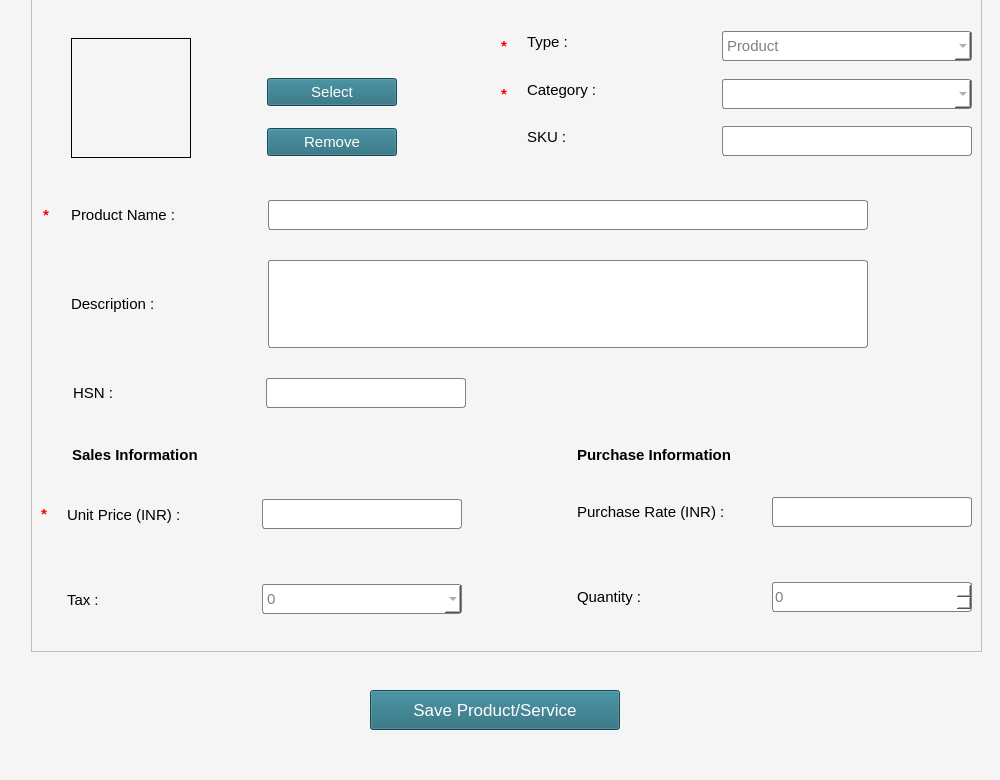
<?xml version="1.0" encoding="UTF-8"?>
<ui version="4.0">
 <class>MainWindow</class>
 <widget class="QMainWindow" name="MainWindow">
  <property name="geometry">
   <rect>
    <x>0</x>
    <y>0</y>
    <width>1000</width>
    <height>780</height>
   </rect>
  </property>
  <property name="minimumSize">
   <size>
    <width>1000</width>
    <height>780</height>
   </size>
  </property>
  <property name="maximumSize">
   <size>
    <width>1000</width>
    <height>780</height>
   </size>
  </property>
  <property name="windowTitle">
   <string>Add Product / Services</string>
  </property>
  <property name="styleSheet">
   <string notr="true">background-color: whitesmoke;</string>
  </property>
  <widget class="QWidget" name="centralwidget">
   <widget class="QPushButton" name="pushButton_5">
    <property name="geometry">
     <rect>
      <x>370</x>
      <y>690</y>
      <width>250</width>
      <height>40</height>
     </rect>
    </property>
    <property name="font">
     <font>
      <pointsize>13</pointsize>
     </font>
    </property>
    <property name="styleSheet">
     <string notr="true">background-color: rgb(33, 103, 120);
color:white;</string>
    </property>
    <property name="text">
     <string>Save Product/Service</string>
    </property>
    <property name="icon">
     <iconset resource="../add_new_comp.qrc">
      <normaloff>:/sample/Images/save64.png</normaloff>:/sample/Images/save64.png</iconset>
    </property>
    <property name="iconSize">
     <size>
      <width>25</width>
      <height>25</height>
     </size>
    </property>
   </widget>
   <widget class="QFrame" name="frame">
    <property name="geometry">
     <rect>
      <x>31</x>
      <y>-9</y>
      <width>951</width>
      <height>661</height>
     </rect>
    </property>
    <property name="font">
     <font>
      <pointsize>11</pointsize>
     </font>
    </property>
    <property name="styleSheet">
     <string notr="true"/>
    </property>
    <property name="frameShape">
     <enum>QFrame::StyledPanel</enum>
    </property>
    <property name="frameShadow">
     <enum>QFrame::Raised</enum>
    </property>
    <layout class="QGridLayout" name="gridLayout">
     <item row="0" column="0">
      <layout class="QVBoxLayout" name="verticalLayout">
       <property name="spacing">
        <number>15</number>
       </property>
       <item>
        <layout class="QHBoxLayout" name="horizontalLayout_17">
         <property name="topMargin">
          <number>15</number>
         </property>
         <property name="bottomMargin">
          <number>15</number>
         </property>
        </layout>
       </item>
       <item>
        <layout class="QHBoxLayout" name="horizontalLayout_18">
         <item>
          <spacer name="horizontalSpacer_11">
           <property name="orientation">
            <enum>Qt::Horizontal</enum>
           </property>
           <property name="sizeType">
            <enum>QSizePolicy::Fixed</enum>
           </property>
           <property name="sizeHint" stdset="0">
            <size>
             <width>30</width>
             <height>20</height>
            </size>
           </property>
          </spacer>
         </item>
         <item>
          <widget class="QLabel" name="label_32">
           <property name="minimumSize">
            <size>
             <width>120</width>
             <height>120</height>
            </size>
           </property>
           <property name="maximumSize">
            <size>
             <width>120</width>
             <height>120</height>
            </size>
           </property>
           <property name="font">
            <font>
             <pointsize>10</pointsize>
            </font>
           </property>
           <property name="styleSheet">
            <string notr="true">border:1px solid black;</string>
           </property>
           <property name="text">
            <string/>
           </property>
           <property name="pixmap">
            <pixmap resource="../add_new_comp.qrc">:/sample/hba.jpg</pixmap>
           </property>
           <property name="scaledContents">
            <bool>true</bool>
           </property>
          </widget>
         </item>
         <item>
          <spacer name="horizontalSpacer_4">
           <property name="orientation">
            <enum>Qt::Horizontal</enum>
           </property>
           <property name="sizeType">
            <enum>QSizePolicy::Fixed</enum>
           </property>
           <property name="sizeHint" stdset="0">
            <size>
             <width>61</width>
             <height>20</height>
            </size>
           </property>
          </spacer>
         </item>
         <item>
          <layout class="QVBoxLayout" name="verticalLayout_5">
           <item>
            <spacer name="verticalSpacer_2">
             <property name="orientation">
              <enum>Qt::Vertical</enum>
             </property>
             <property name="sizeType">
              <enum>QSizePolicy::Fixed</enum>
             </property>
             <property name="sizeHint" stdset="0">
              <size>
               <width>20</width>
               <height>40</height>
              </size>
             </property>
            </spacer>
           </item>
           <item>
            <widget class="QPushButton" name="pushButton_6">
             <property name="minimumSize">
              <size>
               <width>130</width>
               <height>28</height>
              </size>
             </property>
             <property name="maximumSize">
              <size>
               <width>130</width>
               <height>28</height>
              </size>
             </property>
             <property name="font">
              <font>
               <pointsize>11</pointsize>
              </font>
             </property>
             <property name="styleSheet">
              <string notr="true">background-color: rgb(33, 103, 120);
color:white;</string>
             </property>
             <property name="text">
              <string>Select</string>
             </property>
             <property name="icon">
              <iconset resource="../add_new_comp.qrc">
               <normaloff>:/sample/Images/gallery64.png</normaloff>:/sample/Images/gallery64.png</iconset>
             </property>
             <property name="iconSize">
              <size>
               <width>25</width>
               <height>25</height>
              </size>
             </property>
            </widget>
           </item>
           <item>
            <widget class="QPushButton" name="pushButton_7">
             <property name="minimumSize">
              <size>
               <width>130</width>
               <height>28</height>
              </size>
             </property>
             <property name="maximumSize">
              <size>
               <width>130</width>
               <height>28</height>
              </size>
             </property>
             <property name="font">
              <font>
               <pointsize>11</pointsize>
              </font>
             </property>
             <property name="styleSheet">
              <string notr="true">background-color: rgb(33, 103, 120);
color:white;</string>
             </property>
             <property name="text">
              <string>Remove</string>
             </property>
             <property name="icon">
              <iconset resource="../add_new_comp.qrc">
               <normaloff>:/sample/Images/delete264.png</normaloff>:/sample/Images/delete264.png</iconset>
             </property>
             <property name="iconSize">
              <size>
               <width>25</width>
               <height>25</height>
              </size>
             </property>
            </widget>
           </item>
          </layout>
         </item>
         <item>
          <spacer name="horizontalSpacer_3">
           <property name="orientation">
            <enum>Qt::Horizontal</enum>
           </property>
           <property name="sizeHint" stdset="0">
            <size>
             <width>40</width>
             <height>20</height>
            </size>
           </property>
          </spacer>
         </item>
         <item>
          <layout class="QVBoxLayout" name="verticalLayout_2">
           <property name="bottomMargin">
            <number>15</number>
           </property>
           <item>
            <layout class="QHBoxLayout" name="horizontalLayout_3">
             <property name="bottomMargin">
              <number>15</number>
             </property>
             <item>
              <widget class="QLabel" name="label_26">
               <property name="minimumSize">
                <size>
                 <width>11</width>
                 <height>30</height>
                </size>
               </property>
               <property name="maximumSize">
                <size>
                 <width>11</width>
                 <height>30</height>
                </size>
               </property>
               <property name="font">
                <font>
                 <pointsize>11</pointsize>
                 <weight>75</weight>
                 <bold>true</bold>
                </font>
               </property>
               <property name="styleSheet">
                <string notr="true">color:red;</string>
               </property>
               <property name="text">
                <string>*</string>
               </property>
              </widget>
             </item>
             <item>
              <widget class="QLabel" name="label_4">
               <property name="minimumSize">
                <size>
                 <width>180</width>
                 <height>22</height>
                </size>
               </property>
               <property name="maximumSize">
                <size>
                 <width>180</width>
                 <height>16777215</height>
                </size>
               </property>
               <property name="font">
                <font>
                 <pointsize>11</pointsize>
                </font>
               </property>
               <property name="text">
                <string>Type :</string>
               </property>
              </widget>
             </item>
             <item>
              <widget class="QComboBox" name="comboBox_2">
               <property name="minimumSize">
                <size>
                 <width>200</width>
                 <height>30</height>
                </size>
               </property>
               <property name="font">
                <font>
                 <pointsize>11</pointsize>
                </font>
               </property>
               <property name="styleSheet">
                <string notr="true">border-radius:3px;
border:1px solid gray;
background-color:white;
color:gray;
</string>
               </property>
               <property name="editable">
                <bool>false</bool>
               </property>
               <item>
                <property name="text">
                 <string>Product</string>
                </property>
               </item>
               <item>
                <property name="text">
                 <string>Service</string>
                </property>
               </item>
              </widget>
             </item>
            </layout>
           </item>
           <item>
            <layout class="QHBoxLayout" name="horizontalLayout_4">
             <property name="topMargin">
              <number>3</number>
             </property>
             <property name="bottomMargin">
              <number>15</number>
             </property>
             <item>
              <widget class="QLabel" name="label_28">
               <property name="minimumSize">
                <size>
                 <width>11</width>
                 <height>30</height>
                </size>
               </property>
               <property name="maximumSize">
                <size>
                 <width>11</width>
                 <height>30</height>
                </size>
               </property>
               <property name="font">
                <font>
                 <pointsize>11</pointsize>
                 <weight>75</weight>
                 <bold>true</bold>
                </font>
               </property>
               <property name="styleSheet">
                <string notr="true">color:red;</string>
               </property>
               <property name="text">
                <string>*</string>
               </property>
              </widget>
             </item>
             <item>
              <widget class="QLabel" name="label_5">
               <property name="minimumSize">
                <size>
                 <width>180</width>
                 <height>22</height>
                </size>
               </property>
               <property name="maximumSize">
                <size>
                 <width>180</width>
                 <height>16777215</height>
                </size>
               </property>
               <property name="font">
                <font>
                 <pointsize>11</pointsize>
                </font>
               </property>
               <property name="text">
                <string>Category :</string>
               </property>
              </widget>
             </item>
             <item>
              <widget class="QComboBox" name="comboBox_3">
               <property name="minimumSize">
                <size>
                 <width>200</width>
                 <height>30</height>
                </size>
               </property>
               <property name="font">
                <font>
                 <pointsize>11</pointsize>
                </font>
               </property>
               <property name="styleSheet">
                <string notr="true">border-radius:3px;
border:1px solid gray;
background-color:white;
color:gray;
</string>
               </property>
               <property name="editable">
                <bool>true</bool>
               </property>
              </widget>
             </item>
            </layout>
           </item>
           <item>
            <layout class="QHBoxLayout" name="horizontalLayout_24">
             <property name="topMargin">
              <number>5</number>
             </property>
             <property name="bottomMargin">
              <number>15</number>
             </property>
             <item>
              <widget class="QLabel" name="label_36">
               <property name="minimumSize">
                <size>
                 <width>11</width>
                 <height>30</height>
                </size>
               </property>
               <property name="maximumSize">
                <size>
                 <width>11</width>
                 <height>30</height>
                </size>
               </property>
               <property name="font">
                <font>
                 <pointsize>11</pointsize>
                 <weight>75</weight>
                 <bold>true</bold>
                </font>
               </property>
               <property name="styleSheet">
                <string notr="true">color:red;</string>
               </property>
               <property name="text">
                <string/>
               </property>
              </widget>
             </item>
             <item>
              <widget class="QLabel" name="label_41">
               <property name="minimumSize">
                <size>
                 <width>180</width>
                 <height>22</height>
                </size>
               </property>
               <property name="maximumSize">
                <size>
                 <width>180</width>
                 <height>16777215</height>
                </size>
               </property>
               <property name="font">
                <font>
                 <pointsize>11</pointsize>
                </font>
               </property>
               <property name="text">
                <string>SKU :</string>
               </property>
              </widget>
             </item>
             <item>
              <widget class="QLineEdit" name="lineEdit_13">
               <property name="sizePolicy">
                <sizepolicy hsizetype="Fixed" vsizetype="Fixed">
                 <horstretch>0</horstretch>
                 <verstretch>0</verstretch>
                </sizepolicy>
               </property>
               <property name="minimumSize">
                <size>
                 <width>250</width>
                 <height>30</height>
                </size>
               </property>
               <property name="maximumSize">
                <size>
                 <width>250</width>
                 <height>30</height>
                </size>
               </property>
               <property name="font">
                <font>
                 <pointsize>11</pointsize>
                </font>
               </property>
               <property name="styleSheet">
                <string notr="true">border-radius:3px;
border:1px solid gray;
background-color:white;
color:gray;
</string>
               </property>
              </widget>
             </item>
            </layout>
           </item>
          </layout>
         </item>
        </layout>
       </item>
       <item>
        <layout class="QHBoxLayout" name="horizontalLayout_23">
         <property name="topMargin">
          <number>20</number>
         </property>
         <property name="bottomMargin">
          <number>15</number>
         </property>
         <item>
          <widget class="QLabel" name="label_35">
           <property name="minimumSize">
            <size>
             <width>11</width>
             <height>30</height>
            </size>
           </property>
           <property name="maximumSize">
            <size>
             <width>11</width>
             <height>30</height>
            </size>
           </property>
           <property name="font">
            <font>
             <pointsize>11</pointsize>
             <weight>75</weight>
             <bold>true</bold>
            </font>
           </property>
           <property name="styleSheet">
            <string notr="true">color:red;</string>
           </property>
           <property name="text">
            <string>*</string>
           </property>
          </widget>
         </item>
         <item>
          <widget class="QLabel" name="label_40">
           <property name="minimumSize">
            <size>
             <width>180</width>
             <height>22</height>
            </size>
           </property>
           <property name="maximumSize">
            <size>
             <width>180</width>
             <height>16777215</height>
            </size>
           </property>
           <property name="font">
            <font>
             <pointsize>11</pointsize>
            </font>
           </property>
           <property name="text">
            <string>Product Name :</string>
           </property>
          </widget>
         </item>
         <item>
          <widget class="QLineEdit" name="lineEdit_12">
           <property name="sizePolicy">
            <sizepolicy hsizetype="Fixed" vsizetype="Fixed">
             <horstretch>0</horstretch>
             <verstretch>0</verstretch>
            </sizepolicy>
           </property>
           <property name="minimumSize">
            <size>
             <width>250</width>
             <height>30</height>
            </size>
           </property>
           <property name="maximumSize">
            <size>
             <width>600</width>
             <height>30</height>
            </size>
           </property>
           <property name="font">
            <font>
             <pointsize>11</pointsize>
            </font>
           </property>
           <property name="styleSheet">
            <string notr="true">border-radius:3px;
border:1px solid gray;
background-color:white;
color:gray;
</string>
           </property>
          </widget>
         </item>
         <item>
          <spacer name="horizontalSpacer_6">
           <property name="orientation">
            <enum>Qt::Horizontal</enum>
           </property>
           <property name="sizeType">
            <enum>QSizePolicy::Fixed</enum>
           </property>
           <property name="sizeHint" stdset="0">
            <size>
             <width>100</width>
             <height>20</height>
            </size>
           </property>
          </spacer>
         </item>
        </layout>
       </item>
       <item>
        <layout class="QHBoxLayout" name="horizontalLayout_8">
         <property name="bottomMargin">
          <number>15</number>
         </property>
         <item>
          <widget class="QLabel" name="label_29">
           <property name="enabled">
            <bool>true</bool>
           </property>
           <property name="minimumSize">
            <size>
             <width>11</width>
             <height>30</height>
            </size>
           </property>
           <property name="maximumSize">
            <size>
             <width>11</width>
             <height>30</height>
            </size>
           </property>
           <property name="font">
            <font>
             <pointsize>11</pointsize>
             <weight>75</weight>
             <bold>true</bold>
            </font>
           </property>
           <property name="styleSheet">
            <string notr="true">color:red;</string>
           </property>
           <property name="text">
            <string/>
           </property>
          </widget>
         </item>
         <item>
          <widget class="QLabel" name="label_6">
           <property name="minimumSize">
            <size>
             <width>180</width>
             <height>88</height>
            </size>
           </property>
           <property name="maximumSize">
            <size>
             <width>180</width>
             <height>88</height>
            </size>
           </property>
           <property name="font">
            <font>
             <pointsize>11</pointsize>
            </font>
           </property>
           <property name="text">
            <string>Description :</string>
           </property>
          </widget>
         </item>
         <item>
          <widget class="QTextEdit" name="textEdit">
           <property name="minimumSize">
            <size>
             <width>200</width>
             <height>88</height>
            </size>
           </property>
           <property name="maximumSize">
            <size>
             <width>600</width>
             <height>88</height>
            </size>
           </property>
           <property name="font">
            <font>
             <pointsize>11</pointsize>
            </font>
           </property>
           <property name="styleSheet">
            <string notr="true">border-radius:3px;
border:1px solid gray;
background-color:white;
color:gray;</string>
           </property>
          </widget>
         </item>
         <item>
          <spacer name="horizontalSpacer_7">
           <property name="orientation">
            <enum>Qt::Horizontal</enum>
           </property>
           <property name="sizeType">
            <enum>QSizePolicy::Fixed</enum>
           </property>
           <property name="sizeHint" stdset="0">
            <size>
             <width>100</width>
             <height>20</height>
            </size>
           </property>
          </spacer>
         </item>
        </layout>
       </item>
       <item>
        <layout class="QHBoxLayout" name="horizontalLayout_16">
         <property name="bottomMargin">
          <number>15</number>
         </property>
         <item>
          <widget class="QLabel" name="label_24">
           <property name="minimumSize">
            <size>
             <width>11</width>
             <height>30</height>
            </size>
           </property>
           <property name="maximumSize">
            <size>
             <width>11</width>
             <height>30</height>
            </size>
           </property>
           <property name="font">
            <font>
             <pointsize>11</pointsize>
             <weight>75</weight>
             <bold>true</bold>
            </font>
           </property>
           <property name="styleSheet">
            <string notr="true">color:red;</string>
           </property>
           <property name="text">
            <string/>
           </property>
          </widget>
         </item>
         <item>
          <widget class="QLabel" name="label_21">
           <property name="minimumSize">
            <size>
             <width>175</width>
             <height>22</height>
            </size>
           </property>
           <property name="maximumSize">
            <size>
             <width>175</width>
             <height>16777215</height>
            </size>
           </property>
           <property name="font">
            <font>
             <pointsize>11</pointsize>
            </font>
           </property>
           <property name="text">
            <string>HSN :</string>
           </property>
          </widget>
         </item>
         <item>
          <widget class="QLineEdit" name="lineEdit_8">
           <property name="sizePolicy">
            <sizepolicy hsizetype="Fixed" vsizetype="Fixed">
             <horstretch>0</horstretch>
             <verstretch>0</verstretch>
            </sizepolicy>
           </property>
           <property name="minimumSize">
            <size>
             <width>200</width>
             <height>30</height>
            </size>
           </property>
           <property name="maximumSize">
            <size>
             <width>200</width>
             <height>30</height>
            </size>
           </property>
           <property name="font">
            <font>
             <pointsize>11</pointsize>
            </font>
           </property>
           <property name="styleSheet">
            <string notr="true">border-radius:3px;
border:1px solid gray;
background-color:white;
color:gray;
</string>
           </property>
          </widget>
         </item>
         <item>
          <spacer name="horizontalSpacer">
           <property name="orientation">
            <enum>Qt::Horizontal</enum>
           </property>
           <property name="sizeType">
            <enum>QSizePolicy::Fixed</enum>
           </property>
           <property name="sizeHint" stdset="0">
            <size>
             <width>500</width>
             <height>20</height>
            </size>
           </property>
          </spacer>
         </item>
        </layout>
       </item>
       <item>
        <layout class="QHBoxLayout" name="horizontalLayout">
         <item>
          <spacer name="horizontalSpacer_5">
           <property name="orientation">
            <enum>Qt::Horizontal</enum>
           </property>
           <property name="sizeType">
            <enum>QSizePolicy::Fixed</enum>
           </property>
           <property name="sizeHint" stdset="0">
            <size>
             <width>25</width>
             <height>20</height>
            </size>
           </property>
          </spacer>
         </item>
         <item>
          <widget class="QLabel" name="label">
           <property name="minimumSize">
            <size>
             <width>389</width>
             <height>34</height>
            </size>
           </property>
           <property name="maximumSize">
            <size>
             <width>389</width>
             <height>34</height>
            </size>
           </property>
           <property name="font">
            <font>
             <pointsize>11</pointsize>
             <weight>75</weight>
             <bold>true</bold>
            </font>
           </property>
           <property name="text">
            <string>Sales Information</string>
           </property>
          </widget>
         </item>
         <item>
          <spacer name="horizontalSpacer_2">
           <property name="orientation">
            <enum>Qt::Horizontal</enum>
           </property>
           <property name="sizeType">
            <enum>QSizePolicy::Fixed</enum>
           </property>
           <property name="sizeHint" stdset="0">
            <size>
             <width>95</width>
             <height>20</height>
            </size>
           </property>
          </spacer>
         </item>
         <item>
          <widget class="QLabel" name="label_2">
           <property name="minimumSize">
            <size>
             <width>389</width>
             <height>34</height>
            </size>
           </property>
           <property name="maximumSize">
            <size>
             <width>389</width>
             <height>34</height>
            </size>
           </property>
           <property name="font">
            <font>
             <pointsize>11</pointsize>
             <weight>75</weight>
             <bold>true</bold>
            </font>
           </property>
           <property name="text">
            <string>Purchase Information</string>
           </property>
          </widget>
         </item>
        </layout>
       </item>
       <item>
        <layout class="QHBoxLayout" name="horizontalLayout_19">
         <property name="bottomMargin">
          <number>15</number>
         </property>
         <item>
          <widget class="QLabel" name="label_31">
           <property name="minimumSize">
            <size>
             <width>11</width>
             <height>30</height>
            </size>
           </property>
           <property name="maximumSize">
            <size>
             <width>11</width>
             <height>30</height>
            </size>
           </property>
           <property name="font">
            <font>
             <pointsize>11</pointsize>
             <weight>75</weight>
             <bold>true</bold>
            </font>
           </property>
           <property name="styleSheet">
            <string notr="true">color:red;</string>
           </property>
           <property name="text">
            <string>*</string>
           </property>
          </widget>
         </item>
         <item>
          <widget class="QLabel" name="label_23">
           <property name="minimumSize">
            <size>
             <width>180</width>
             <height>22</height>
            </size>
           </property>
           <property name="maximumSize">
            <size>
             <width>180</width>
             <height>16777215</height>
            </size>
           </property>
           <property name="font">
            <font>
             <pointsize>11</pointsize>
            </font>
           </property>
           <property name="text">
            <string>Unit Price (INR) :</string>
           </property>
          </widget>
         </item>
         <item>
          <widget class="QLineEdit" name="lineEdit_9">
           <property name="sizePolicy">
            <sizepolicy hsizetype="Fixed" vsizetype="Fixed">
             <horstretch>0</horstretch>
             <verstretch>0</verstretch>
            </sizepolicy>
           </property>
           <property name="minimumSize">
            <size>
             <width>200</width>
             <height>30</height>
            </size>
           </property>
           <property name="maximumSize">
            <size>
             <width>200</width>
             <height>30</height>
            </size>
           </property>
           <property name="font">
            <font>
             <pointsize>11</pointsize>
            </font>
           </property>
           <property name="styleSheet">
            <string notr="true">border-radius:3px;
border:1px solid gray;
background-color:white;
color:gray;
</string>
           </property>
          </widget>
         </item>
         <item>
          <spacer name="horizontalSpacer_8">
           <property name="orientation">
            <enum>Qt::Horizontal</enum>
           </property>
           <property name="sizeHint" stdset="0">
            <size>
             <width>40</width>
             <height>20</height>
            </size>
           </property>
          </spacer>
         </item>
         <item>
          <layout class="QHBoxLayout" name="horizontalLayout_21">
           <property name="topMargin">
            <number>10</number>
           </property>
           <property name="bottomMargin">
            <number>15</number>
           </property>
           <item>
            <widget class="QLabel" name="label_37">
             <property name="minimumSize">
              <size>
               <width>11</width>
               <height>30</height>
              </size>
             </property>
             <property name="maximumSize">
              <size>
               <width>11</width>
               <height>30</height>
              </size>
             </property>
             <property name="font">
              <font>
               <pointsize>11</pointsize>
               <weight>75</weight>
               <bold>true</bold>
              </font>
             </property>
             <property name="styleSheet">
              <string notr="true">color:red;</string>
             </property>
             <property name="text">
              <string/>
             </property>
            </widget>
           </item>
           <item>
            <widget class="QLabel" name="label_25">
             <property name="minimumSize">
              <size>
               <width>180</width>
               <height>22</height>
              </size>
             </property>
             <property name="maximumSize">
              <size>
               <width>180</width>
               <height>16777215</height>
              </size>
             </property>
             <property name="font">
              <font>
               <pointsize>11</pointsize>
              </font>
             </property>
             <property name="text">
              <string>Purchase Rate (INR) :</string>
             </property>
            </widget>
           </item>
           <item>
            <widget class="QLineEdit" name="lineEdit_11">
             <property name="sizePolicy">
              <sizepolicy hsizetype="Fixed" vsizetype="Fixed">
               <horstretch>0</horstretch>
               <verstretch>0</verstretch>
              </sizepolicy>
             </property>
             <property name="minimumSize">
              <size>
               <width>200</width>
               <height>30</height>
              </size>
             </property>
             <property name="maximumSize">
              <size>
               <width>200</width>
               <height>30</height>
              </size>
             </property>
             <property name="font">
              <font>
               <pointsize>11</pointsize>
              </font>
             </property>
             <property name="styleSheet">
              <string notr="true">border-radius:3px;
border:1px solid gray;
background-color:white;
color:gray;
</string>
             </property>
            </widget>
           </item>
          </layout>
         </item>
        </layout>
       </item>
       <item>
        <layout class="QHBoxLayout" name="horizontalLayout_20">
         <property name="bottomMargin">
          <number>15</number>
         </property>
         <item>
          <widget class="QLabel" name="label_33">
           <property name="minimumSize">
            <size>
             <width>11</width>
             <height>30</height>
            </size>
           </property>
           <property name="maximumSize">
            <size>
             <width>11</width>
             <height>30</height>
            </size>
           </property>
           <property name="font">
            <font>
             <pointsize>11</pointsize>
             <weight>75</weight>
             <bold>true</bold>
            </font>
           </property>
           <property name="styleSheet">
            <string notr="true">color:red;</string>
           </property>
           <property name="text">
            <string/>
           </property>
          </widget>
         </item>
         <item>
          <widget class="QLabel" name="label_34">
           <property name="minimumSize">
            <size>
             <width>180</width>
             <height>22</height>
            </size>
           </property>
           <property name="maximumSize">
            <size>
             <width>180</width>
             <height>16777215</height>
            </size>
           </property>
           <property name="font">
            <font>
             <pointsize>11</pointsize>
            </font>
           </property>
           <property name="text">
            <string>Tax :</string>
           </property>
          </widget>
         </item>
         <item>
          <widget class="QComboBox" name="comboBox_4">
           <property name="minimumSize">
            <size>
             <width>200</width>
             <height>30</height>
            </size>
           </property>
           <property name="maximumSize">
            <size>
             <width>200</width>
             <height>30</height>
            </size>
           </property>
           <property name="font">
            <font>
             <pointsize>11</pointsize>
            </font>
           </property>
           <property name="styleSheet">
            <string notr="true">border-radius:3px;
border:1px solid gray;
background-color:white;
color:gray;
</string>
           </property>
           <property name="editable">
            <bool>false</bool>
           </property>
           <item>
            <property name="text">
             <string>0</string>
            </property>
           </item>
           <item>
            <property name="text">
             <string>1% GST</string>
            </property>
           </item>
           <item>
            <property name="text">
             <string>3% GST</string>
            </property>
           </item>
           <item>
            <property name="text">
             <string>5% GST</string>
            </property>
           </item>
           <item>
            <property name="text">
             <string>12% GST</string>
            </property>
           </item>
           <item>
            <property name="text">
             <string>18% GST</string>
            </property>
           </item>
           <item>
            <property name="text">
             <string>28% GST</string>
            </property>
           </item>
          </widget>
         </item>
         <item>
          <spacer name="horizontalSpacer_9">
           <property name="orientation">
            <enum>Qt::Horizontal</enum>
           </property>
           <property name="sizeType">
            <enum>QSizePolicy::Expanding</enum>
           </property>
           <property name="sizeHint" stdset="0">
            <size>
             <width>40</width>
             <height>20</height>
            </size>
           </property>
          </spacer>
         </item>
         <item>
          <layout class="QHBoxLayout" name="horizontalLayout_6">
           <property name="topMargin">
            <number>10</number>
           </property>
           <property name="bottomMargin">
            <number>15</number>
           </property>
           <item>
            <widget class="QLabel" name="label_27">
             <property name="minimumSize">
              <size>
               <width>11</width>
               <height>30</height>
              </size>
             </property>
             <property name="maximumSize">
              <size>
               <width>11</width>
               <height>30</height>
              </size>
             </property>
             <property name="font">
              <font>
               <pointsize>11</pointsize>
               <weight>75</weight>
               <bold>true</bold>
              </font>
             </property>
             <property name="styleSheet">
              <string notr="true">color:red;</string>
             </property>
             <property name="text">
              <string/>
             </property>
            </widget>
           </item>
           <item>
            <widget class="QLabel" name="label_8">
             <property name="minimumSize">
              <size>
               <width>180</width>
               <height>22</height>
              </size>
             </property>
             <property name="maximumSize">
              <size>
               <width>180</width>
               <height>16777215</height>
              </size>
             </property>
             <property name="font">
              <font>
               <pointsize>11</pointsize>
              </font>
             </property>
             <property name="text">
              <string>Quantity :</string>
             </property>
            </widget>
           </item>
           <item>
            <widget class="QSpinBox" name="spinBox">
             <property name="minimumSize">
              <size>
               <width>200</width>
               <height>30</height>
              </size>
             </property>
             <property name="maximumSize">
              <size>
               <width>200</width>
               <height>30</height>
              </size>
             </property>
             <property name="font">
              <font>
               <pointsize>11</pointsize>
              </font>
             </property>
             <property name="styleSheet">
              <string notr="true">border-radius:3px;
border:1px solid gray;
background-color:white;
color:gray;</string>
             </property>
             <property name="maximum">
              <number>1000000000</number>
             </property>
            </widget>
           </item>
          </layout>
         </item>
        </layout>
       </item>
      </layout>
     </item>
    </layout>
   </widget>
  </widget>
  <widget class="QMenuBar" name="menubar">
   <property name="geometry">
    <rect>
     <x>0</x>
     <y>0</y>
     <width>1000</width>
     <height>26</height>
    </rect>
   </property>
  </widget>
  <widget class="QStatusBar" name="statusbar">
   <property name="styleSheet">
    <string notr="true"/>
   </property>
  </widget>
 </widget>
 <resources>
  <include location="../add_new_comp.qrc"/>
 </resources>
 <connections/>
</ui>
